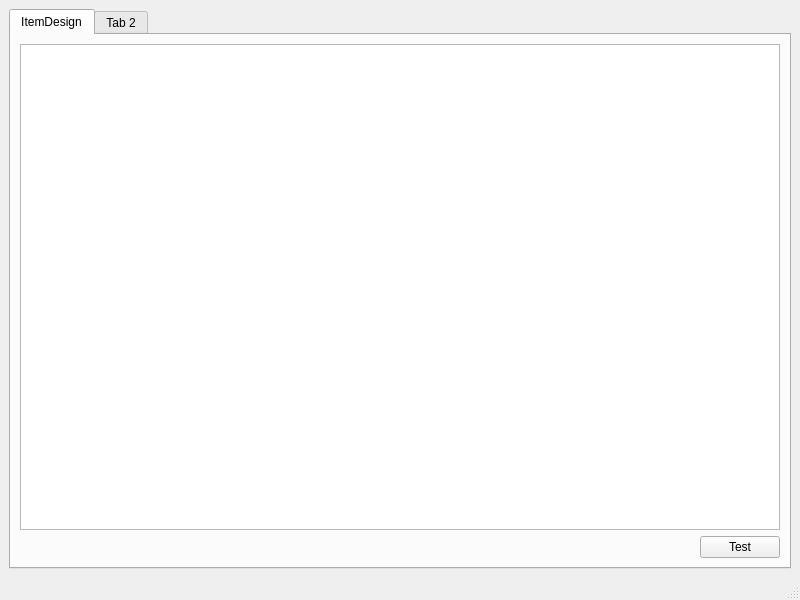
<?xml version="1.0" encoding="UTF-8"?>
<ui version="4.0">
 <class>SfmWar3ToolWindow</class>
 <widget class="QMainWindow" name="SfmWar3ToolWindow">
  <property name="geometry">
   <rect>
    <x>0</x>
    <y>0</y>
    <width>800</width>
    <height>600</height>
   </rect>
  </property>
  <property name="windowTitle">
   <string>SfmWar3ToolWindow</string>
  </property>
  <widget class="QWidget" name="centralwidget">
   <layout class="QGridLayout" name="gridLayout">
    <item row="0" column="0">
     <widget class="QTabWidget" name="tabWidget">
      <property name="currentIndex">
       <number>0</number>
      </property>
      <widget class="QWidget" name="tab_itemDesign">
       <attribute name="title">
        <string>ItemDesign</string>
       </attribute>
       <layout class="QGridLayout" name="gridLayout_2">
        <item row="0" column="0">
         <widget class="QTextEdit" name="textEdit_itemDesign"/>
        </item>
        <item row="1" column="0">
         <layout class="QHBoxLayout" name="horizontalLayout">
          <item>
           <spacer name="horizontalSpacer">
            <property name="orientation">
             <enum>Qt::Horizontal</enum>
            </property>
            <property name="sizeHint" stdset="0">
             <size>
              <width>40</width>
              <height>20</height>
             </size>
            </property>
           </spacer>
          </item>
          <item>
           <widget class="QPushButton" name="pushButton_itemDesignTest">
            <property name="text">
             <string>Test</string>
            </property>
           </widget>
          </item>
         </layout>
        </item>
       </layout>
      </widget>
      <widget class="QWidget" name="tab_2">
       <attribute name="title">
        <string>Tab 2</string>
       </attribute>
      </widget>
     </widget>
    </item>
   </layout>
  </widget>
  <widget class="QMenuBar" name="menubar">
   <property name="geometry">
    <rect>
     <x>0</x>
     <y>0</y>
     <width>800</width>
     <height>23</height>
    </rect>
   </property>
  </widget>
  <widget class="QStatusBar" name="statusbar"/>
 </widget>
 <resources/>
 <connections/>
</ui>
